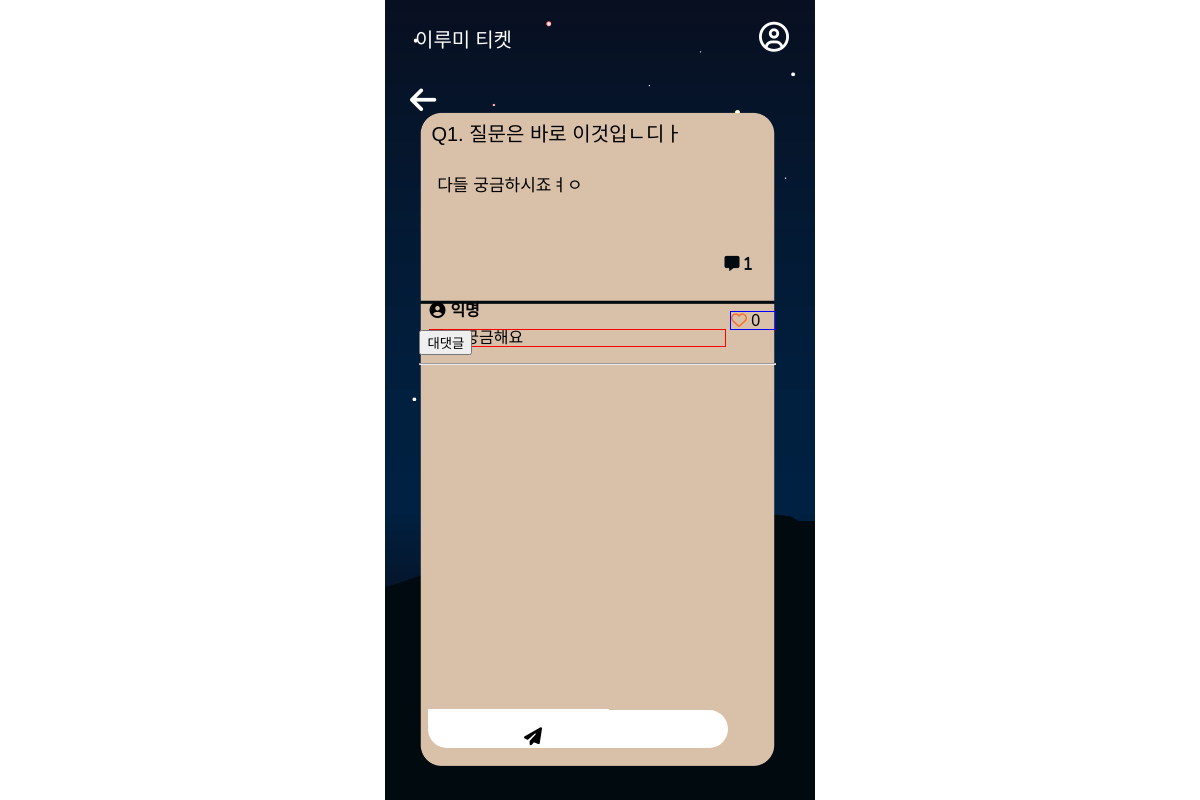
Screenshot of /qnapage/qnadetail/1/ with the database file from the repository.
### qnapage/models.py (models this page shows, shortened)
class Qna(models.Model):
    title = models.CharField(max_length = 200)
    writer = models.ForeignKey(User, null=False, blank=False, on_delete=models.CASCADE)
    body = models.TextField()
    pub_date = models.DateTimeField()

class QnaComment(models.Model):
    content = models.TextField()
    pub_date = models.DateTimeField()
    writer = models.ForeignKey(User, null=False, blank=False, on_delete=models.CASCADE)
    qna = models.ForeignKey(Qna, null=False, blank=False, on_delete=models.CASCADE)
    comment_like = models.ManyToManyField(User, related_name='comment_likes', blank=True)
    comment_like_count = models.PositiveIntegerField(default = 0)

### qnapage/views.py (the view, shortened to what this page needs)
# urls.py: path('qnadetail/<int:id>/', qnadetail, name="qnadetail"),
def qnadetail(request, id):
    qna = get_object_or_404(Qna, pk = id)
    if request.method == 'GET':
        comments = QnaComment.objects.filter(qna = qna)
        total_count = comments.count() + QnaReply.objects.filter(comment__in=comments).count()
        return render(request, 'qnapage/qnadetail.html',{
            'qna':qna,
            'comments':comments,
            'total_count':total_count,
            })
    return render(request, 'qnapage/qnadetail.html', {'qna':qna})

### qnapage/templates/qnapage/qnadetail.html (shortened to what this page needs)
{% extends 'base.html' %}
{% block content %}
<!DOCTYPE html>
<html>
<head>
    <link rel="stylesheet" href="/static/css/qnadetail.css">
</head>
<body>
    <div class="wallpaper">
        <div class="backk">
            <a class="back" href="{% url 'qnapage:qnalistrecent' %}"><i class="fa-solid fa-arrow-left" style="color: #ffffff;"></i></a>
        </div>
        <div class = "text-wrapper">
            <section class="admintitle">
                <div class="title">
                    {{ qna.title }}
                    <div class="comment">
                        <i class="fa-solid fa-message" style="color: #010a0f;">{{ total_count }}</i>
                    </div>
                </div>
                <div class="body">
                    <p>{{ qna.body }}</p>
                </div>
            </section>
    <div class="comment_container">
        <div class="comment_list">
            {% for c in comments %}
                <div class="username">
                    <i class="fa-solid fa-circle-user"><span id="user">익명</span></i>
                </div>
                <div class="user-content">
                    <p class="content">{{c.content}}</p>
            <section class="likebutton">
                <a href="{% url 'qnapage:comment_likes' c.id %}">
                        {% if user in c.comment_like.all %}
                    <i class="fa-solid fa-heart filled" style="color: #f8702c;"></i>
                        {% else %}
                    <i class="fa-regular fa-heart" style="color: #f8702c;"></i>
                    {% endif %}
                    </a>
                {{ c.comment_like_count }}
            </section>
        </div>
                <div class="replies">
                    <button class="reply-toggle">대댓글</button>
                    <hr class="line">
                </div>
            {% endfor %}
        </div>
    </div>
    </div>
    <div class="comment_form">
        <form method="POST" action="{% url 'qnapage:qnadetail' qna.id %}">
            <input class="post-text" type="text" name="content" required>
            <button class="submit-button" type="submit">
                <i class="fa-solid fa-paper-plane"></i>
            </button>
        </form>
    </div>
</div>
</body>
</html>
{% endblock %}

### Lumiticket/static/css/base.css (style rules this page uses)
body { display: flex; justify-content: center; align-items: center; width: 100vw; height: 100vh; margin: 0%; }
.wallpaper { position: relative; max-width: 430px; width: 100%; height: 100vh; background-size: cover; background-image: url('image/배경.png'); background-repeat: no-repeat; }

### Lumiticket/static/css/qnadetail.css (style rules this page uses)
html, body, div, span, applet, object, iframe, h1, h2, h3, h4, h5, h6, p, blockquote, pre, a, abbr, acronym, address, big, cite, code, del, dfn, em, img, ins, kbd, q, s, samp, small, strike, strong, sub, sup, tt, var, b, u, i, center, dl, dt, dd, menu, ol, ul, li, fieldset, form, label, legend, table, caption, tbody, tfoot, thead, tr, th, td, article, aside, canvas, details, embed, figure, figcaption, footer, header, hgroup, main, menu, nav, output, ruby, section, summary, time, mark, audio, video { margin: 0; padding: 0; border: 0; font-size: 100%; font: inherit; vertical-align: baseline; font-family : Helvetica; }
article, aside, details, figcaption, figure, footer, header, hgroup, main, menu, nav, section { display: block; }
body { line-height: 1; }
* { box-sizing: border-box; }
a { text-decoration: none; color:inherit; }
.wallpaper { max-width: 430px; width: 100%; height: 100vh; background-size: cover; background-image: url('image/bgimage.png'); background-repeat: no-repeat; overflow: hidden; background-position: center; position: absolute; top: 50%; left: 50%; transform: translate(-50%, -50%); }
.backk { display: flex; position: absolute; justify-content: flex-start; font-size: 30px; list-style-type: none; text-decoration: none; margin-left: 25px; margin-top: 85px; z-index: 10000; }
.admintitle { border: none; height: 20%; justify-content: center; display: flex; flex-direction: column; }
.title { font-size: 20px; margin-top: 10px; margin-left: 12px; }
.body { width: 90%; margin-top: 5%; margin-left: 5%; height: 58%; font-size: 17px; }
.text-wrapper { background-image: url("image/qnaticketline.png"); background-repeat: no-repeat; background-size: contain; position: relative; height: 100vh; width: 83%; top: 14%; left: 8%; }
.comment_container { height: 50%; overflow-y: scroll; }
.comment_form { margin-top: -90px; display: flex; margin-left: 10%; position: absolute; width: 300px; justify-content: center; align-items: center; background-color:white; width: 300px; height: 38px; border-radius: 20px; }
.username { margin-left: 10px; flex-direction: row; display: flex; margin-top: 30px; }
.fa-circle-user:before { margin-right: 5px; }
.comment { display: flex; position: relative; left: 85%; top: 320%; }
.fa-message { font-size: 15px; }
.fa-message:before { margin-right: 5px; }
.content { width: 83%; margin-left: 10px; border: 1px solid red; margin-top: 10px; }
.line { background-color:black; }
.likebutton { border: 1px solid blue; width: 13%; margin-left: 87%; margin-top: -10%; }
.post-text { border:none; }
.submit-button { border: none; background-color: transparent; margin-left: 90px; font-size: 18px; }

### rows the page displays
Qna: title "Q1. 질문은 바로 이것입ㄴ디ㅏ", body "다들 궁금하시죠ㅕㅇ"
QnaComment: content "와우 궁금해요", comment_like_count "0"

### other values shown
{{ total_count }} "1"
